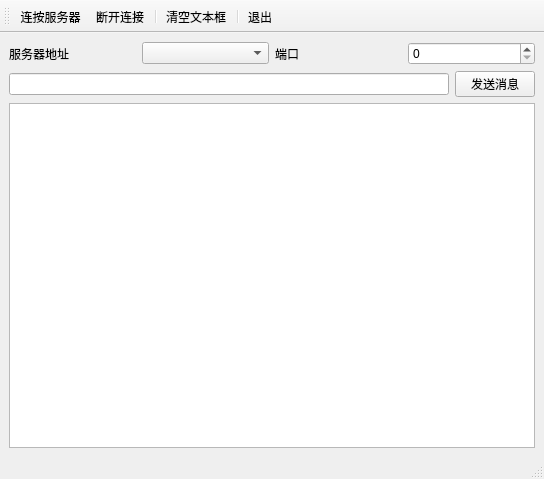
<?xml version="1.0" encoding="UTF-8"?>
<ui version="4.0">
 <class>MainWindow</class>
 <widget class="QMainWindow" name="MainWindow">
  <property name="geometry">
   <rect>
    <x>0</x>
    <y>0</y>
    <width>544</width>
    <height>479</height>
   </rect>
  </property>
  <property name="windowTitle">
   <string>MainWindow</string>
  </property>
  <widget class="QWidget" name="centralwidget">
   <layout class="QVBoxLayout" name="verticalLayout">
    <item>
     <layout class="QHBoxLayout" name="horizontalLayout">
      <item>
       <widget class="QLabel" name="label">
        <property name="text">
         <string>服务器地址</string>
        </property>
       </widget>
      </item>
      <item>
       <widget class="QComboBox" name="comboBox_address"/>
      </item>
      <item>
       <widget class="QLabel" name="label_2">
        <property name="text">
         <string>端口</string>
        </property>
       </widget>
      </item>
      <item>
       <widget class="QSpinBox" name="spinBox_port"/>
      </item>
     </layout>
    </item>
    <item>
     <layout class="QHBoxLayout" name="horizontalLayout_2">
      <item>
       <widget class="QLineEdit" name="lineEdit_sendMessage"/>
      </item>
      <item>
       <widget class="QPushButton" name="pushButton_sendMessage">
        <property name="text">
         <string>发送消息</string>
        </property>
       </widget>
      </item>
     </layout>
    </item>
    <item>
     <widget class="QPlainTextEdit" name="plainTextEdit"/>
    </item>
   </layout>
  </widget>
  <widget class="QMenuBar" name="menubar">
   <property name="geometry">
    <rect>
     <x>0</x>
     <y>0</y>
     <width>544</width>
     <height>25</height>
    </rect>
   </property>
  </widget>
  <widget class="QStatusBar" name="statusbar"/>
  <widget class="QToolBar" name="toolBar">
   <property name="windowTitle">
    <string>toolBar</string>
   </property>
   <attribute name="toolBarArea">
    <enum>TopToolBarArea</enum>
   </attribute>
   <attribute name="toolBarBreak">
    <bool>false</bool>
   </attribute>
   <addaction name="action_connectToServer"/>
   <addaction name="action_stopConnect"/>
   <addaction name="separator"/>
   <addaction name="action_clearText"/>
   <addaction name="separator"/>
   <addaction name="action_quit"/>
  </widget>
  <action name="action_connectToServer">
   <property name="text">
    <string>连按服务器</string>
   </property>
   <property name="toolTip">
    <string>连接服务器</string>
   </property>
   <property name="menuRole">
    <enum>QAction::NoRole</enum>
   </property>
  </action>
  <action name="action_stopConnect">
   <property name="text">
    <string>断开连接</string>
   </property>
   <property name="toolTip">
    <string>断开连接</string>
   </property>
   <property name="menuRole">
    <enum>QAction::NoRole</enum>
   </property>
  </action>
  <action name="action_clearText">
   <property name="text">
    <string>清空文本框</string>
   </property>
   <property name="toolTip">
    <string>清空文本框</string>
   </property>
   <property name="menuRole">
    <enum>QAction::NoRole</enum>
   </property>
  </action>
  <action name="action_quit">
   <property name="text">
    <string>退出</string>
   </property>
   <property name="toolTip">
    <string>退出</string>
   </property>
   <property name="menuRole">
    <enum>QAction::NoRole</enum>
   </property>
  </action>
 </widget>
 <resources/>
 <connections>
  <connection>
   <sender>action_quit</sender>
   <signal>triggered()</signal>
   <receiver>MainWindow</receiver>
   <slot>close()</slot>
   <hints>
    <hint type="sourcelabel">
     <x>-1</x>
     <y>-1</y>
    </hint>
    <hint type="destinationlabel">
     <x>271</x>
     <y>239</y>
    </hint>
   </hints>
  </connection>
  <connection>
   <sender>action_clearText</sender>
   <signal>triggered()</signal>
   <receiver>plainTextEdit</receiver>
   <slot>clear()</slot>
   <hints>
    <hint type="sourcelabel">
     <x>-1</x>
     <y>-1</y>
    </hint>
    <hint type="destinationlabel">
     <x>271</x>
     <y>288</y>
    </hint>
   </hints>
  </connection>
 </connections>
</ui>
